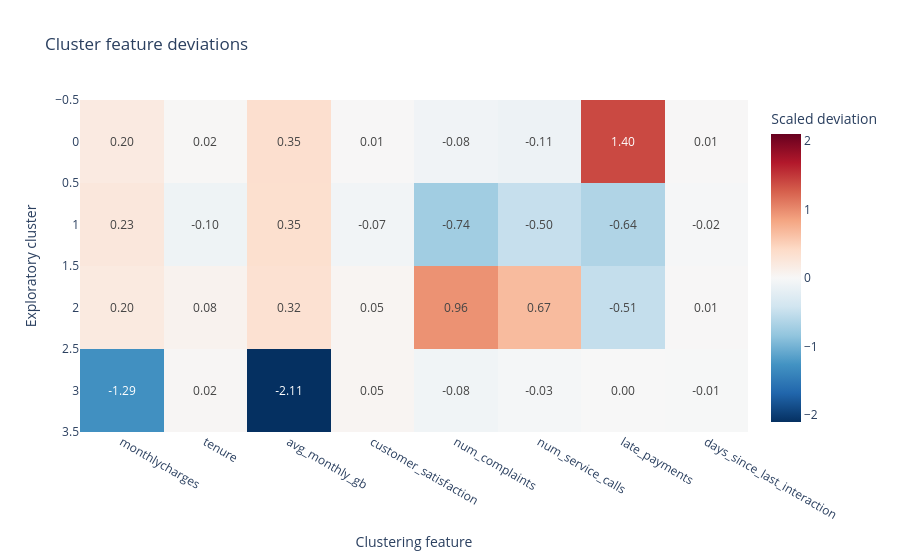

The notebook cell this image was saved under:
### Code cell
scaled_probe = pd.DataFrame(
    cluster_model[:-1].transform(
        clustering_inputs(cluster_profile)
    ),
    columns=CLUSTER_COLUMNS,
    index=cluster_profile.index,
)

relative_profiles = (
    scaled_probe.groupby(cluster_profile["cluster"]).mean()
    - scaled_probe.mean()
)

px.imshow(
    relative_profiles,
    text_auto=".2f",
    aspect="auto",
    color_continuous_scale="RdBu_r",
    color_continuous_midpoint=0,
    title="Cluster feature deviations",
    labels={
        "x": "Clustering feature",
        "y": "Exploratory cluster",
        "color": "Scaled deviation",
    },
).show()

### Figure 1 — Plotly figure (JSON) as saved in the notebook; plotly's stock layout.template omitted (floating-point values rounded to 4 significant figures)
{"data": [{"coloraxis": "coloraxis", "hovertemplate": "Clustering feature: %{x}<br>Exploratory cluster: %{y}<br>Scaled deviation: %{z}<extra></extra>", "name": "0", "texttemplate": "%{z:.2f}", "type": "heatmap", "x": ["monthlycharges", "tenure", "avg_monthly_gb", "customer_satisfaction", "num_complaints", "num_service_calls", "late_payments", "days_since_last_interaction"], "xaxis": "x", "y": [0, 1, 2, 3], "yaxis": "y", "z": [[0.1953, 0.01971, 0.3541, 0.007741, -0.0822, -0.1084, 1.401, 0.01262], [0.2333, -0.09674, 0.3485, -0.06597, -0.7423, -0.4951, -0.6448, -0.01841], [0.1975, 0.08144, 0.3246, 0.0459, 0.9589, 0.6745, -0.5107, 0.01288], [-1.294, 0.02285, -2.106, 0.04548, -0.08124, -0.02823, -0.001251, -0.006347]]}], "layout": {"coloraxis": {"autocolorscale": false, "cmid": 0, "colorbar": {"title": {"text": "Scaled deviation"}}, "colorscale": [[0, "rgb(5,48,97)"], [0.1, "rgb(33,102,172)"], [0.2, "rgb(67,147,195)"], [0.3, "rgb(146,197,222)"], [0.4, "rgb(209,229,240)"], [0.5, "rgb(247,247,247)"], [0.6, "rgb(253,219,199)"], [0.7, "rgb(244,165,130)"], [0.8, "rgb(214,96,77)"], [0.9, "rgb(178,24,43)"], [1, "rgb(103,0,31)"]]}, "title": {"text": "Cluster feature deviations"}, "xaxis": {"anchor": "y", "domain": [0, 1], "title": {"text": "Clustering feature"}}, "yaxis": {"anchor": "x", "autorange": "reversed", "domain": [0, 1], "title": {"text": "Exploratory cluster"}}}}
